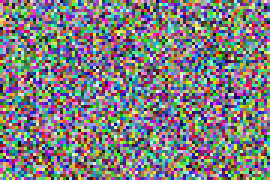
#> input picture sample_data/sample1.png, 90 x 60 px (shown 3 times larger)
$ python -i feature_detection.py   (imports and definitions only)
#> lines starting #> are read from the running program, lines starting #| are printed output that depends on the picture
#> further down, picture is the input picture: shape (60, 90, 3); mean B, G, R 127, 125.7, 126.6
### utils/image_utils.py
"""
image_utils.py
---------------
Shared, low-level image I/O and conversion helpers used across VisionLab.

These functions wrap OpenCV/NumPy operations that would otherwise be
duplicated in every CV module: decoding uploaded bytes, resizing large
images for performance, converting between color spaces, and encoding
a processed image back to bytes for download.

Validation of *content* (is this a real image? is it too big?) lives in
`utils/validation.py`. This module focuses on the *mechanics* of getting
image data into and out of NumPy arrays.
"""

from __future__ import annotations

from typing import Tuple

import cv2
import numpy as np

from utils.validation import MAX_IMAGE_DIMENSION, VisionLabError, validate_image_array


# [83 lines left out: functions load_image_from_bytes, resize_if_needed, to_rgb, not called in this run]


def to_gray(img: np.ndarray) -> np.ndarray:
    """Convert an image to single-channel grayscale.

    If the image is already grayscale, it is returned unchanged.

    Parameters
    ----------
    img : np.ndarray
        Input image in grayscale, BGR, or BGRA format.

    Returns
    -------
    np.ndarray
        Single-channel grayscale image.
    """
    if img.ndim == 2:
        return img

    channels = img.shape[2]
#> channels = 3
    if channels == 3:
        return cv2.cvtColor(img, cv2.COLOR_BGR2GRAY)
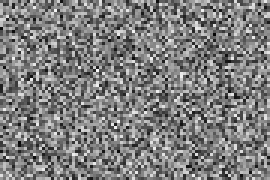
#> returned value: shape (60, 90) (shown 3 times larger); min 3, max 252, mean 126.1
    if channels == 4:
        return cv2.cvtColor(img, cv2.COLOR_BGRA2GRAY)

    raise VisionLabError(f"Cannot convert image with {channels} channels to grayscale.")


def to_bgr(img: np.ndarray) -> np.ndarray:
    """Ensure an image is 3-channel BGR, converting from grayscale if needed.

    Parameters
    ----------
    img : np.ndarray
        Input image in grayscale or BGR format.

    Returns
    -------
    np.ndarray
        3-channel BGR image.
    """
    if img.ndim == 2:
        return cv2.cvtColor(img, cv2.COLOR_GRAY2BGR)
    return img


# [43 lines left out: functions encode_for_download, get_image_dimensions, not called in this run]

### utils/validation.py
"""
validation.py
--------------
Centralized input validation and error-handling helpers for VisionLab.

These functions never raise raw, unhandled exceptions for expected
"bad input" situations. Instead they raise `VisionLabError`, a single
custom exception type that `app.py` can catch and display cleanly to
the user via Streamlit, satisfying the project's error-handling /
validation non-functional requirement.
"""

from __future__ import annotations

from typing import Iterable, Optional

import numpy as np

# Formats we accept from Streamlit's file_uploader (by extension).
ALLOWED_EXTENSIONS = {"png", "jpg", "jpeg", "bmp", "tiff", "tif", "webp"}

# Hard cap to keep processing responsive (performance non-functional requirement).
MAX_FILE_SIZE_MB = 15
MAX_IMAGE_DIMENSION = 4000  # pixels, either side, before we require a resize


class VisionLabError(Exception):
    """Raised for any expected, user-facing validation failure."""


# [90 lines left out: functions validate_file_extension, validate_file_size, validate_image_array, not called in this run]


def validate_parameter(
    value: float,
    min_val: float,
    max_val: float,
    name: str,
) -> float:
    """Validate that a numeric parameter falls within an inclusive range.

    Parameters
    ----------
    value : float
        The value to check (e.g. a slider result from Streamlit).
    min_val, max_val : float
        Inclusive bounds the value must fall within.
    name : str
        Human-readable parameter name, used in the error message.

    Returns
    -------
    float
        The validated value, unchanged.

    Raises
    ------
    VisionLabError
        If the value is not numeric or falls outside the allowed range.
    """
    try:
        value = float(value)
    except (TypeError, ValueError):
        raise VisionLabError(f"Parameter '{name}' must be a number.") from None

    if value < min_val or value > max_val:
        raise VisionLabError(
            f"Parameter '{name}' must be between {min_val} and {max_val} "
            f"(got {value})."
        )
    return value


# [33 lines left out: function validate_odd_kernel_size, not called in this run]


def validate_choice(value: str, allowed: Iterable[str], name: str) -> str:
    """Validate that a value is one of a set of allowed string choices.

    Parameters
    ----------
    value : str
        The chosen value, e.g. from a Streamlit selectbox.
    allowed : Iterable[str]
        The set/list of valid choices.
    name : str
        Human-readable parameter name, used in the error message.

    Returns
    -------
    str
        The validated value, unchanged.

    Raises
    ------
    VisionLabError
        If the value is not among the allowed choices.
    """
    allowed = list(allowed)
    if value not in allowed:
        raise VisionLabError(
            f"Invalid choice for '{name}': '{value}'. Must be one of: "
            f"{', '.join(allowed)}."
        )
    return value


# [30 lines left out: function validate_k_clusters, not called in this run]

### modules/feature_detection.py
"""
feature_detection.py
---------------------
Feature Detection functional module for VisionLab.

Covers syllabus Module 3:
  - Canny edge detection
  - Corner detection (Harris and Shi-Tomasi/goodFeaturesToTrack)
  - Hough line detection

All functions accept a BGR or grayscale image and internally convert to
grayscale where required by the underlying OpenCV algorithm. Detection
results that are naturally point/line coordinates (corners, lines) are
drawn onto a BGR copy of the input so the result is directly viewable;
Canny's output is itself a displayable edge map.
"""

from __future__ import annotations

import cv2
import numpy as np

from utils.image_utils import to_bgr, to_gray
from utils.validation import validate_choice, validate_odd_kernel_size, validate_parameter


# ---------------------------------------------------------------------------
# Canny edge detection
# ---------------------------------------------------------------------------

# [23 lines left out: function canny_edges, not called in this run]


# ---------------------------------------------------------------------------
# Corner detection
# ---------------------------------------------------------------------------

CORNER_METHODS = {"harris", "shi-tomasi"}


def detect_corners(
    img: np.ndarray,
    method: str = "shi-tomasi",
    max_corners: int = 100,
    quality_level: float = 0.01,
    min_distance: int = 10,
) -> np.ndarray:
    """Detect corners and draw them as circles on a copy of the image.

    Parameters
    ----------
    img : np.ndarray
        Input image (BGR or grayscale).
    method : str
        One of "harris", "shi-tomasi".
    max_corners : int
        Maximum number of corners to return (Shi-Tomasi only; Harris
        returns all points above threshold, capped to this value for
        display purposes). Allowed range: 1 to 1000.
    quality_level : float
        Minimal accepted quality of corners, relative to the best corner
        (Shi-Tomasi) or relative to the max Harris response (Harris).
        Allowed range: 0.001 to 1.0.
    min_distance : int
        Minimum possible Euclidean distance between returned corners
        (Shi-Tomasi only). Allowed range: 1 to 100.

    Returns
    -------
    np.ndarray
        BGR image (copy of input) with detected corners drawn as small
        filled circles.
    """
    method = validate_choice(method, CORNER_METHODS, "corner detection method")
    max_corners = int(validate_parameter(max_corners, 1, 1000, "max corners"))
    quality_level = validate_parameter(quality_level, 0.001, 1.0, "quality level")
    min_distance = int(validate_parameter(min_distance, 1, 100, "min distance"))

    gray = to_gray(img)
    output = to_bgr(img).copy()

    if method == "shi-tomasi":
        corners = cv2.goodFeaturesToTrack(
            gray,
            maxCorners=max_corners,
            qualityLevel=quality_level,
            minDistance=min_distance,
        )
#> corners = 34 rows, first 8: [17, 14], [26, 50], [77, 31], [75, 20], [6, 47], [65, 39], [11, 25], [60, 24]
        if corners is not None:
            for corner in corners:
                x, y = corner.ravel()
                cv2.circle(output, (int(x), int(y)), 4, (0, 255, 0), -1)
#> this loop made 34 passes
#> (x, y) on passes 1 to 12: (17, 14), (26, 50), (77, 31), (75, 20), (6, 47), (65, 39), (11, 25), (60, 24), (18, 39), (9, 8), (62, 55), (49, 43)
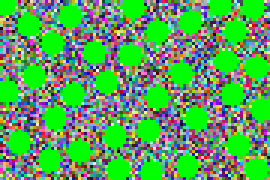
#> output: shape (60, 90, 3) (shown 3 times larger); mean B, G, R 89.4, 164.6, 88.8
        return output

    # Harris corner detection
    gray_f32 = np.float32(gray)
    harris_response = cv2.cornerHarris(gray_f32, blockSize=2, ksize=3, k=0.04)
    harris_response = cv2.dilate(harris_response, None)  # enlarge marker points

    threshold = quality_level * harris_response.max()
    ys, xs = np.where(harris_response > threshold)

    # Cap the number of drawn points for both performance and readability.
    if len(xs) > max_corners:
        idx = np.linspace(0, len(xs) - 1, max_corners).astype(int)
        xs, ys = xs[idx], ys[idx]

    for x, y in zip(xs, ys):
        cv2.circle(output, (int(x), int(y)), 4, (0, 0, 255), -1)

    return output


# ---------------------------------------------------------------------------
# Hough line detection
# ---------------------------------------------------------------------------

# [63 lines left out: function hough_lines, not called in this run]

>>> import cv2
>>> picture = cv2.imread('../sample_data/sample1.png')
>>> result = detect_corners(picture)
